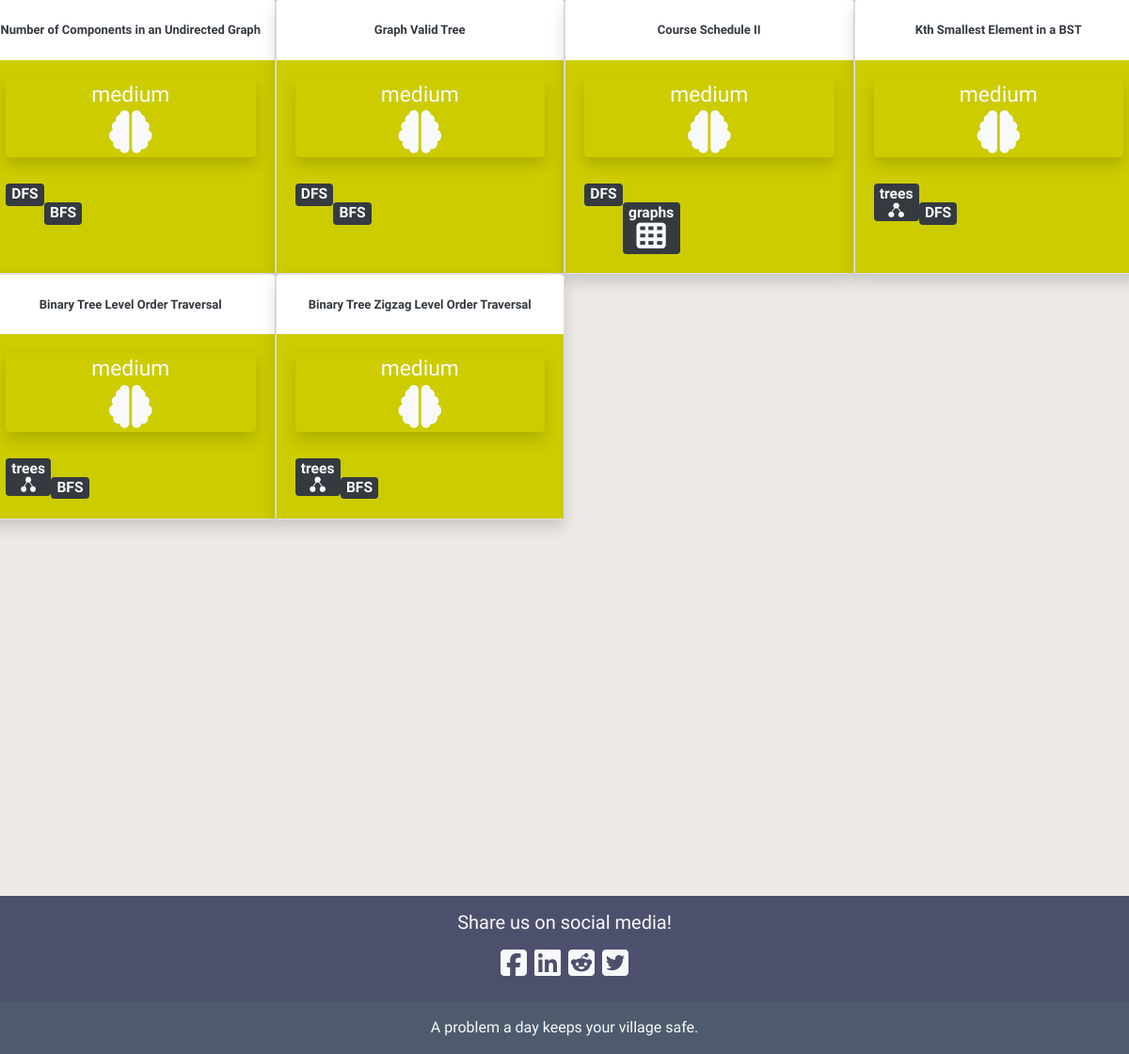
The page /questions/difficulty/medium/ (lower part) on the database as committed earlier.
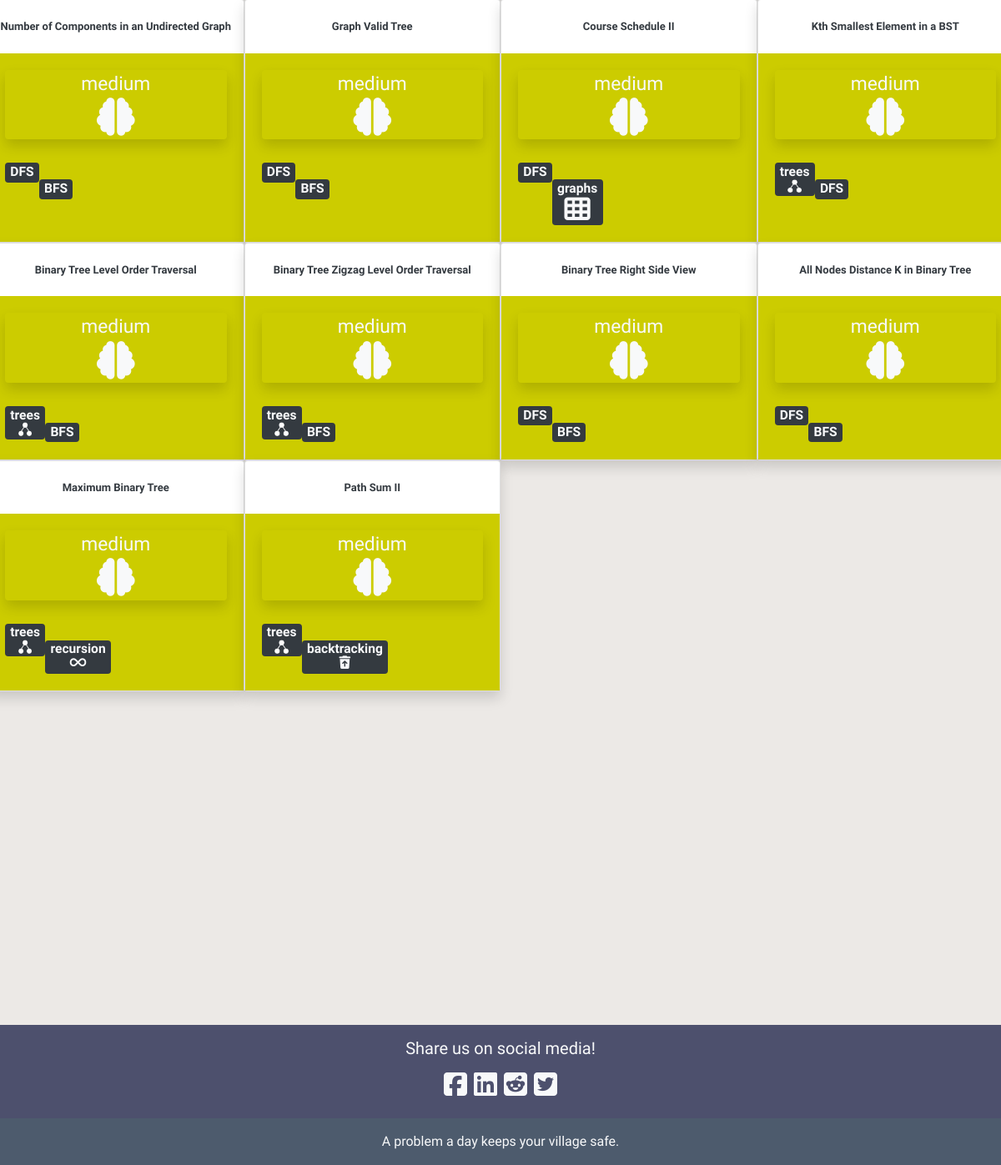
The same page on the database as committed later.
### blog/models.py (models this page shows, shortened)
class Post(models.Model):
    author = models.TextField()
    title = RichTextField()
    category = models.TextField(choices = CATEGORY_CHOICES, default = 'arrays')
    alt_category = models.TextField(choices = CATEGORY_CHOICES, blank=True, null = True)
    difficulty = models.TextField(choices = DIFFICULTY_CHOICES, default = 'easy')
    description = RichTextField()
    text = RichTextField()
    explanation = RichTextField()
    additional_notes = RichTextField(blank=True, null = True)
    published_date = models.DateTimeField(blank=True, null=True)

### blog/views.py (the view)
# urls.py: path('questions/difficulty/<str:difficulty>/', views.DifficultyPostListView.as_view(), name='difficulty_post_list'),
class DifficultyPostListView(ListView):
    model = Post
    def get_queryset(self, *args, **kwargs):
        difficulty = self.kwargs.get('difficulty')
        return Post.objects.filter(difficulty = difficulty)

### blog/static/templates/blog/post_list.html (shortened to what this page needs)
{% extends 'blog/base.html' %}
{% load static %}
{% block content %}
<div class="postlist col-md-12">
    {% if not post_list.count %}
    <h1 class = "counter my-5" align = "center">No Questions Found</h1>
    <br><br>
    {% elif post_list.count == 1 %}
    <h1 class = "counter my-3" align="center">{{post_list.count}} Question</h1>
    <br><br>
    {% else %}
    <br><br>
    {% endif %}
  <div class="row">
  {% for post in post_list %}
  <div class="card shadow" style="width: 25%">
    <br>
    <h3 align="center"><a class="check text-dark" style = "font-size:13px;" href="{% url 'post_detail' pk=post.pk %}">
      <b>{{ post.title|safe }}</b></a></h3>
    {% if post.difficulty == "easy" %}
    <div class="card-body" style="background-color: rgb(0,100,0)">
    {% elif post.difficulty == "medium" %}
    <div class="card-body" style="background-color: rgb(204,204,0)">
    {% elif post.difficulty == "hard" %}
    <div class="card-body" style="background-color: rgb(128,0,0)"">
    {% endif %}
      <div class="postdifficulty text-light shadow rounded"align="center">
        <a class="text-light" href="{% url 'difficulty_post_list' difficulty=post.difficulty %}">
        {{post.difficulty}}
        <br>
        {% if post.difficulty == "medium" %}
        <i class="fas fa-brain fa-2x"></i>
        {% elif post.difficulty == "hard" %}
        <i class="fas fa-brain fa-3x"></i>
        {% else %}
        <i class="fas fa-brain"></i>
        {% endif %}
        </a>
      </div>
      <br>
        <div class="category text-light badge badge-dark my-1">
        <a class="text-light" href="{% url 'category_post_list' category=post.category %}">
        {% if post.category != "linked lists" and post.category != "binary search"%}
        <h8>{{post.category}}</h8>
        {% endif %}
        <br>
        {% if post.category == "linked lists" %}
        <img src="{% static 'images/thumbnail_image8.png' %}" width="45" height="12">
        {% elif post.category == "backtracking" %}
        <i class="fas fa-trash-restore"></i>
        {% elif post.category == "trees" %}
        <img src="{% static 'images/thumbnail_image5.png' %}" width="16.5" height="16.5">
        {% elif post.category == "arrays" %}
        <img src="{% static 'images/thumbnail_image7.png' %}" width="35" height="13">
        {% elif post.category == "strings" %}
        <p class= "my-1" style = "font-size: 9px; font: verdana;"><b>aabb123</b></p>
        {% elif post.category == "hashsets" %}
        <i class="fas fa-table"></i>
        {% elif post.category == "hashmaps" %}
        <i class="fas fa-columns"></i>
        {% elif post.category == "DP" %}
        <i class="my-1 fas fa-sort-amount-up"></i>
        {% elif post.category == "math" %}
        <i class="fas fa-calculator"></i>
        {% elif post.category == "graphs" %}
        <i class="fas fa-th"></i>
        {% elif post.category == "stacks" %}
        <i class="fas fa-angle-double-up"></i>
        {% elif post.category == "queues" %}
        <i class="fas fa-angle-double-right"></i>
        {% elif post.category == "recursion" %}
        <i class="fas fa-infinity"></i>
        {% elif post.category == "tries" %}
        <img src="{% static 'images/thumbnail_image6.png' %}" width="25.3" height="22">
        {% elif post.category == "binary" %}
        <p class= "my-1" style = "font-size: 8px; font: verdana;"><b>01101001</b></p>
        {% elif post.category == "binary search" %}
        <i class="fas fa-arrows-alt-h"></i>
        {% elif post.category == "heaps" %}
        <img src="{% static 'images/thumbnail_image5.png' %}" width="16.5" height="16.5">
        {% endif %}
        </a>
        </div>
        <br>
        {% if post.alt_category %}
        <div class="alt_category text-light badge badge-dark">
        {% else %}
        <div class="alt_category text-light">
        {% endif %}
        <a class="text-light" href="{% url 'category_post_list' category=post.alt_category %}">
          {% if post.alt_category and post.alt_category != "linked lists" and post.alt_category != "binary search"%}
          <h8>{{post.alt_category}}</h8>
          {% endif %}
          <br>
        {% if post.alt_category == "linked lists" %}
        <img src="{% static 'images/thumbnail_image8.png' %}" width="45" height="12">
        {% elif post.alt_category == "backtracking" %}
        <i class="fas fa-trash-restore"></i>
        {% elif post.alt_category == "trees" %}
        <img src="{% static 'images/thumbnail_image5.png' %}" width="16.5" height="16.5">
        {% elif post.alt_category == "arrays" %}
        <img src="{% static 'images/thumbnail_image7.png' %}" width="35" height="13">
        {% elif post.alt_category == "hashmaps" %}
        <i class="fas fa-columns"></i>
        {% elif post.alt_category == "DP" %}
        <i class="my-1 fas fa-sort-amount-up"></i>
        {% elif post.alt_category == "math" %}
        <i class="fas fa-calculator"></i>
        {% elif post.alt_category == "graphs" %}
        <i class="fas fa-th fa-2x"></i>
        {% elif post.alt_category == "stacks" %}
        <i class="fas fa-angle-double-up"></i>
        {% elif post.alt_category == "queues" %}
        <i class="fas fa-angle-double-right"></i>
        {% elif post.alt_category == "strings" %}
        <p class= "my-1" style = "font-size: 9px; font: verdana;"><b>aabb123</b></p>
        {% elif post.alt_category == "hashsets" %}
        <i class="fas fa-table"></i>
        {% elif post.alt_category == "recursion" %}
        <i class="fas fa-infinity"></i>
        {% elif post.alt_category == "tries" %}
        <img src="{% static 'images/thumbnail_image6.png' %}" width="25.3" height="22">
        {% elif post.alt_category == "heaps" %}
        <img src="{% static 'images/thumbnail_image5.png' %}" width="16.5" height="16.5">
        {% elif post.alt_category == "binary" %}
        <p class= "my-1" style = "font-size: 9px; font: verdana;"><b>01101001</b></p>
        {% elif post.alt_category == "binary search" %}
        <i class="fas fa-arrows-alt-h"></i>
        {% endif %}
        </a>
        </div>
    </div>
  </div>
  {% endfor %}
  </div>
</div>
{% endblock %}

### blog/static/templates/blog/base.html (shortened to what this page needs)
<!DOCTYPE html>
{% load static %}
<html lang="en" dir="ltr">
<head>
  <link rel="stylesheet" href="https://stackpath.bootstrapcdn.com/bootstrap/4.3.1/css/bootstrap.min.css">
  <link rel="stylesheet" href="{% static 'css/blog.css' %}">
</head>
<div class="content">
  <div class="row">
    {% block content %}
    {% endblock %}
  </div>
</div>
<body>
  <footer class="footer page-footer text-light" style="background-color:rgb(77, 80, 109);" align="center">
    <div class="container">
      <div class="row">
        <div class="col-md-12 py-3 text-light">
          <h5>Share us on social media!</h5>
          <div class="fa-2x social_links" align="center">
            <a class="text-light" href="https://www.facebook.com/sharer/sharer.php?u={{request.build_absolute_uri}}">
              <i class="fab fa-facebook-square"></i>
            </a>
              <a class="text-light" href="https://www.linkedin.com/shareArticle?mini=true&url={{request.build_absolute_uri}}&title=Gaijin%20Gaming&summary=Check%20out%20this%20article%20from%20AlgoNinjutsu%20&source={{request.build_absolute_uri}}">
              <i class="fab fa-linkedin"></i>
            </a>
            <a class="text-light" href="http://www.reddit.com/submit?url={{request.build_absolute_uri}}&title=Check%20out%20this%20article%20from%20AlgoNinjutsu">
              <i class="fab fa-reddit-square"></i>
            </a>
            <a class="text-light" href="http://www.reddit.com/submit?url={{request.build_absolute_uri}}&title=Check%20out%20this%20article%20from%AlgoNinjutsu">
              <i class="fab fa-twitter-square"></i>
            </a>
           </div>
        </div>
      </div>
    </div>
    <div class="footer-copyright text-center py-3" style="background-color:rgb(77,91,109);">A problem a day keeps your village safe.
    </div>
  </footer>
</body>
</html>

### blog/static/css/blog.css (style rules this page uses)
body { font-family: 'Special Elite', cursive; background: #ECE9E6; background: -webkit-linear-gradient(to bottom, #FFFFFF, #ECE9E6); overflow-x: hidden; max-width: 100%; }
.content { padding-top:9rem; }
.footer { margin-top: 400px; width:100%; height: 15%; }

Rows that differ between the two databases and show on the page:
added Post: title "Binary Tree Right Side View", difficulty "medium", category "DFS", alt_category "BFS"
added Post: title "All Nodes Distance K in Binary Tree", difficulty "medium", category "DFS", alt_category "BFS"
added Post: title "Maximum Binary Tree", difficulty "medium", category "trees", alt_category "recursion"
added Post: title "Path Sum II", difficulty "medium", category "trees", alt_category "backtracking"
